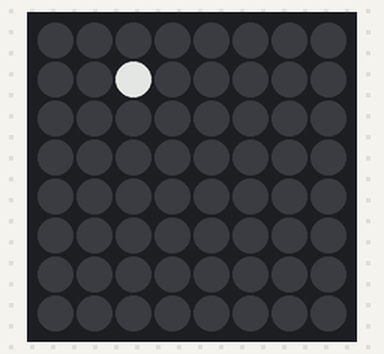
A program run on a simulated Raspberry Pi (BCM pin numbers) with a Sense HAT. Shown: the Sense HAT's 8×8 RGB LED matrix. Dim RGB values are drawn brighter than linear; random numbers come from a fixed seed; what the program prints to the terminal is not drawn.

Above: at 0.07 s.
At 5.01 s:
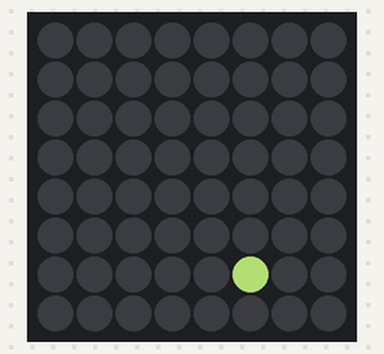
At 9.94 s:
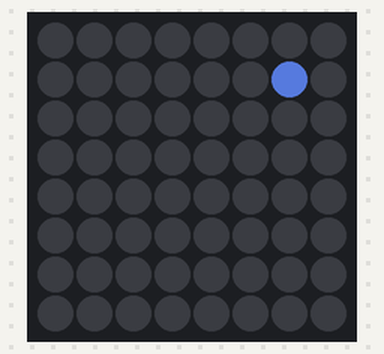
At 19.92 s:
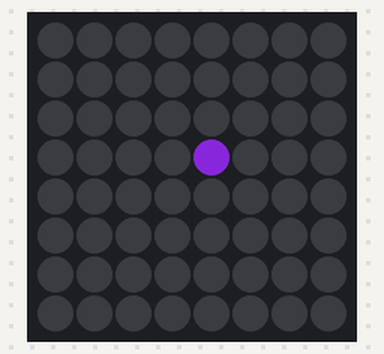
At 29.89 s:
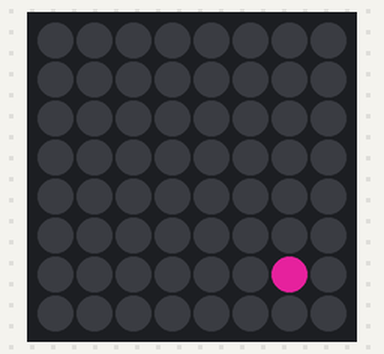
At 39.87 s:
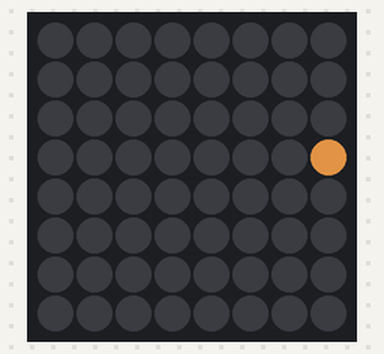

The program:

bouncing_ball2.py
```python
#!/usr/bin/env python3
# ========================================================================
# bouncing_ball2.py
#
# Description: A bouncing ball that resets after so many bounces.
#
# Author: Jim Ing
# Date: 2024-08-17
# ========================================================================

import random
import time
from config import sense

sense.clear()

# Set parameters for the ball animation
ball_color = (255, 255, 255) # White color
ball_size = 1                # Size of the ball (1x1 pixel)
ball_speed = 0.1             # Speed of the ball movement
bounce_limit = 16            # Number of bounces before resetting
disappearance_time = 1       # Time for ball to disappear (in seconds)

# Initialize ball position, direction, and bounce counter
def initialize_ball():
    return (random.randint(0, 7), random.randint(0, 7), random.choice([-1, 1]), random.choice([-1, 1]), 0)

ball_x, ball_y, dx, dy, bounce_count = initialize_ball()

# Generate a random color
def get_random_color():
    return (random.randint(0, 255), random.randint(0, 255), random.randint(0, 255))

try:
    print("To quit, press Ctrl+C")

    while True:
        sense.clear()

        # Draw the ball
        sense.set_pixel(ball_x, ball_y, ball_color)

        # Move the ball
        new_x = ball_x + dx
        new_y = ball_y + dy

        # Check for collision with the edges
        collision = False
        if new_x < 0 or new_x >= 8:
            dx = -dx
            collision = True
        if new_y < 0 or new_y >= 8:
            dy = -dy
            collision = True

        # Update ball position
        ball_x += dx
        ball_y += dy

        # If there was a collision, increase bounce count and check if it reached the limit
        if collision:
            ball_color = get_random_color() # Change color on collision
            bounce_count += 1

            if bounce_count >= bounce_limit:
                sense.clear()  # Clear the matrix to make the ball disappear
                time.sleep(disappearance_time) # Wait for the ball to disappear
                ball_x, ball_y, dx, dy, bounce_count = initialize_ball() # Reset ball
                ball_color = get_random_color() # Change color on reset

        # Wait before the next frame
        time.sleep(ball_speed)

except KeyboardInterrupt:
    sense.clear()
```

config.py
```python
#!/usr/bin/env python3
# ========================================================================
# config.py
#
# Description: Global configuration.
#
# Author: Jim Ing
# Date: 2024-08-29
# ========================================================================

from sense_hat import SenseHat
#from sense_hat import SenseHat, ACTION_PRESSED, ACTION_HELD, ACTION_RELEASED

sense = SenseHat()

sense.rotation = 0
sense.low_light = True
```
